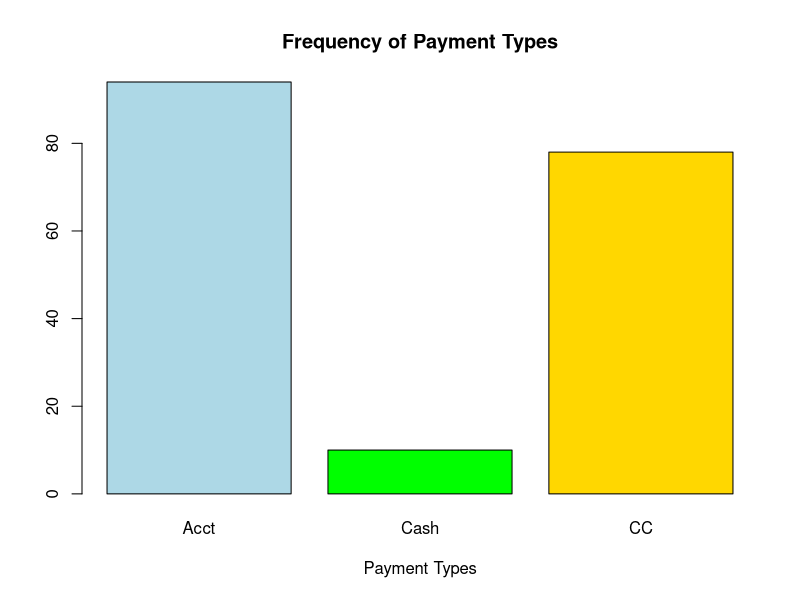

This chart was generated by the following R code:
# Begin deliverystats package

# Load packages necessary for future functions
library(plyr)
library(dplyr)
library(tidyverse)
library(ggplot2)
library(rlang)

# Load data set
deliveries <- read.csv("deliveries.csv")

# create table of Payment Types
Payment_Counts <- table(deliveries$Payment_Type)
# bar graph of payment counts
barplot(Payment_Counts, main="Frequency of Payment Types",
        xlab="Payment Types", col=c("lightblue","green","gold"))

# The low frequency of Cash types and NA Tip values prompts the action to
# remove said rows to further analysis of data

## Create deliveries1 for data modifications
# Remove Cash values and NA values
deliveries1 <- deliveries[!deliveries$Payment_Type == "Cash" & !deliveries$Tip == "NA", ]
deliveries1 <- na.omit(deliveries1)
## Create Subtotal column
# Note: the Subtotal is not entirely accurate, tax is withdrawn
# but delivery fees vary per order and not considered here
deliveries1 <- deliveries1 %>% mutate(Subtotal = Order_Total-Tip-(Order_Total*.07))
## Create Tip_Percentage column
deliveries1 <- deliveries1 %>% mutate(Tip_Percentage=(Tip/Subtotal)*100)
# Reorder columns in data set
deliveries1 <- deliveries1[, c(1,2,6,4,3,7,5)]
# Renumber the rows
row.names(deliveries1) <-1:nrow(deliveries1)
# Write deliveries1 csv
write.csv(deliveries1,'deliveries1.csv')

# continue to deliverystats.R
